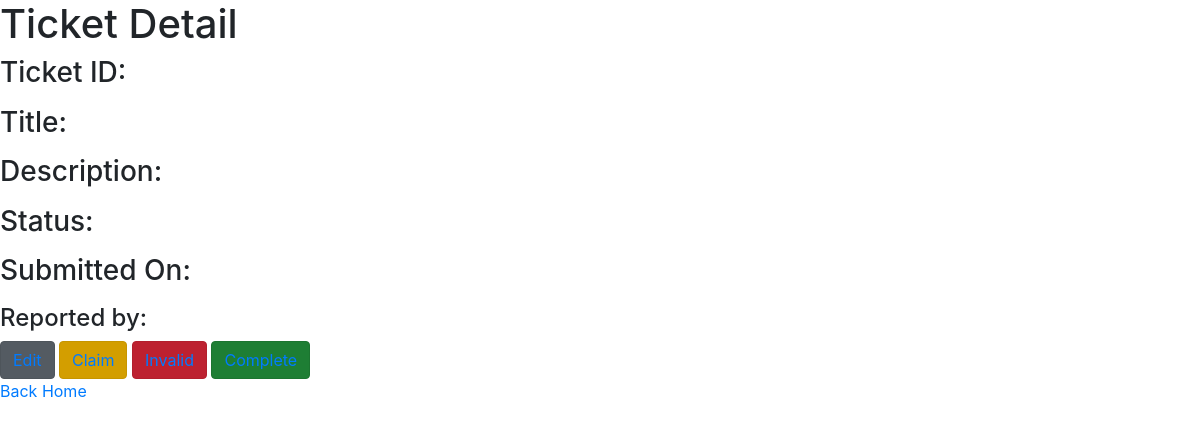
Before: /ticket/7/ (signed in) with the older database file.
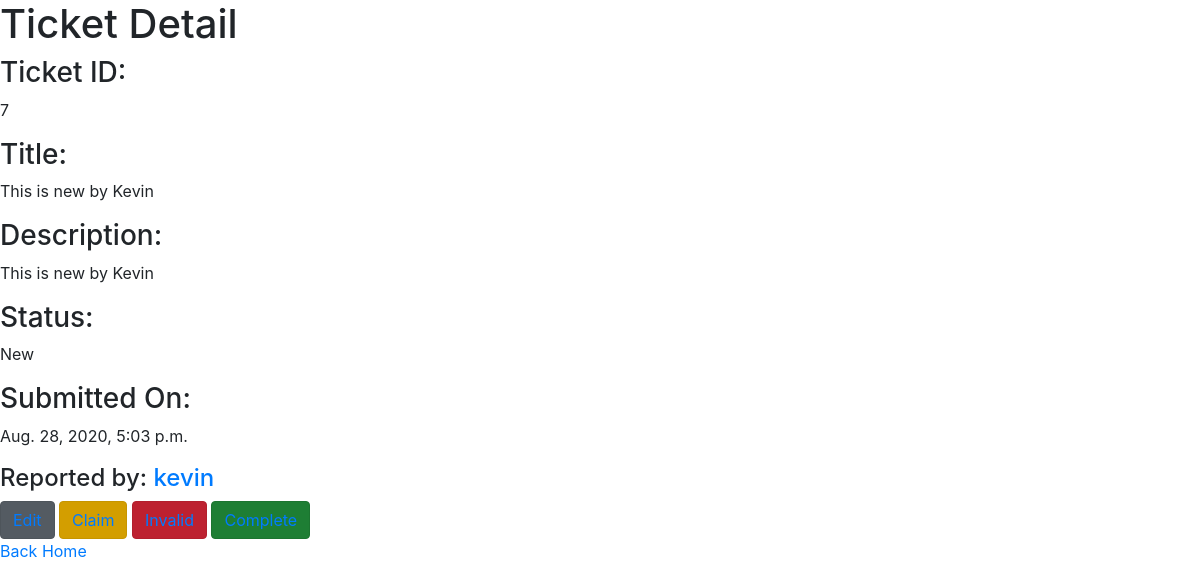
After: the same page with the newer database file.
### bugtracker_app/models.py (models this page shows, shortened)
class Ticket(models.Model):
    class StatusChoices(models.TextChoices):
        NEW = 'New',
        IN_PROGRESS = 'In Progress',
        DONE = 'Done',
        INVALID = 'Invalid',
    title = models.CharField(max_length=90)
    time_submitted = models.DateTimeField(
        default=now, editable=False)
    description = models.TextField(max_length=255)
    createdby = models.ForeignKey(
        CustomUserModel, null=True, on_delete=models.CASCADE, related_name='createdby')
    status = models.CharField(
        max_length=32,
        choices=StatusChoices.choices,
        default=StatusChoices.NEW
    )
    assignedto = models.ForeignKey(
        CustomUserModel, null=True, default=None, on_delete=models.CASCADE, related_name='assignedto')
    completedby = models.ForeignKey(
        CustomUserModel, blank=True, null=True, default=None, on_delete=models.CASCADE, related_name='completedby')
    class Meta:
        unique_together = ['title', 'description']

### customuser_app/models.py (models this page shows)
class CustomUserModel(AbstractUser):
    displayname = models.CharField(max_length=90, blank=True, null=True)
    REQUIRED_FIELDS = ['displayname']
    def __str__(self):
        return self.username

### bugtracker_app/views.py (the view)
# urls.py: path('ticket/<int:ticket_id>/', views.ticket_detail_view, name='ticketdetail'),
@login_required
def ticket_detail_view(request, ticket_id):
    ticket_detail_objs = Ticket.objects.filter(id=ticket_id).first()
    return render(request, 'ticket_detail.html', {"ticket_detail_objs": ticket_detail_objs})

### templates/ticket_detail.html (shortened to what this page needs)
{% extends 'base.html' %}
{% block content %}
<h1>Ticket Detail</h1>
<h3>Ticket ID: </h3><p>{{ ticket_detail_objs.id }}</p>
<h3>Title: </h3><p>{{ ticket_detail_objs.title }}</p>
<h3>Description: </h3><p>{{ ticket_detail_objs.description }}</p>
<h3>Status: </h3><p>{{ ticket_detail_objs.status }}</p>
<h3>Submitted On: </h3><p>{{ ticket_detail_objs.time_submitted }}</p>
<h4>Reported by: <a href="{% url 'userticketlist' ticket_detail_objs.createdby %}">{{ticket_detail_objs.createdby}}</a></h4>
<button type="button" class="btn btn-secondary active"><a href="{% url 'edit' ticket_detail_objs.id %}">Edit</a></button>
<button type="button" class="btn btn-warning active"><a href="{% url 'claim' ticket_detail_objs.id %}">Claim</a></button>
<button type="button" class="btn btn-danger active"><a href="{% url 'invalid' ticket_detail_objs.id %}">Invalid</a></button>
<button type="button" class="btn btn-success active"><a href="{% url 'complete' ticket_detail_objs.id %}">Complete</a></button>
<div><a href="{% url 'homepage' %}">Back Home</a></div>
{% endblock %}

Changed rows visible on the page:
added Ticket: id "7", title "This is new by Kevin", description "This is new by Kevin", status "New", time_submitted "Aug. 28, 2020, 5:03 p.m.", createdby "kevin"
